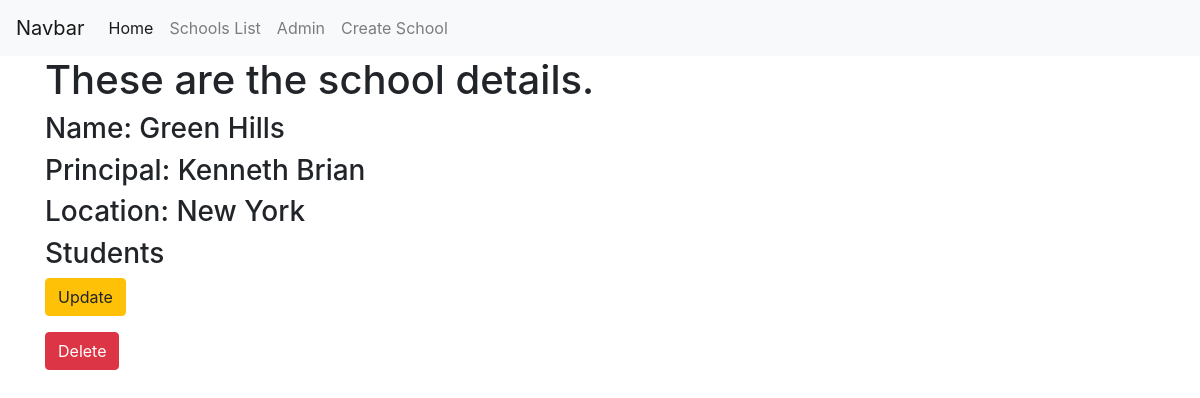
/cbv_app/school_detail/3/, run on the app's committed database.
### cbv_app/models.py (models this page shows, shortened)
class School(models.Model):
    name = models.CharField(max_length=200)
    principal = models.CharField(max_length=40)
    location = models.CharField(max_length=100)

### cbv_app/views.py (the view)
# urls.py: path('school_detail/<int:pk>/', SchoolDetailView.as_view(), name='detail'),
class SchoolDetailView(DetailView):
    model = School

### cbv_app/templates/cbv_app/school_detail.html (shortened to what this page needs)
<!DOCTYPE html>
{% extends 'cbv_app/base.html' %}
{% block body_block %}
    <h1>These are the school details.</h1>
    <h3>Name: {{object.name}}</h3>
    <h3>Principal: {{object.principal}}</h3>
    <h3>Location: {{object.location}}</h3>
    <h3>Students</h3>
    <p><a class="btn btn-warning" href="{% url 'update' object.pk %}">Update</a></p>
    <a class="btn btn-danger" href="{% url 'delete' object.pk %}">Delete</a>
{% endblock %}

### data on the page
School: name "Green Hills", principal "Kenneth Brian", location "New York"
